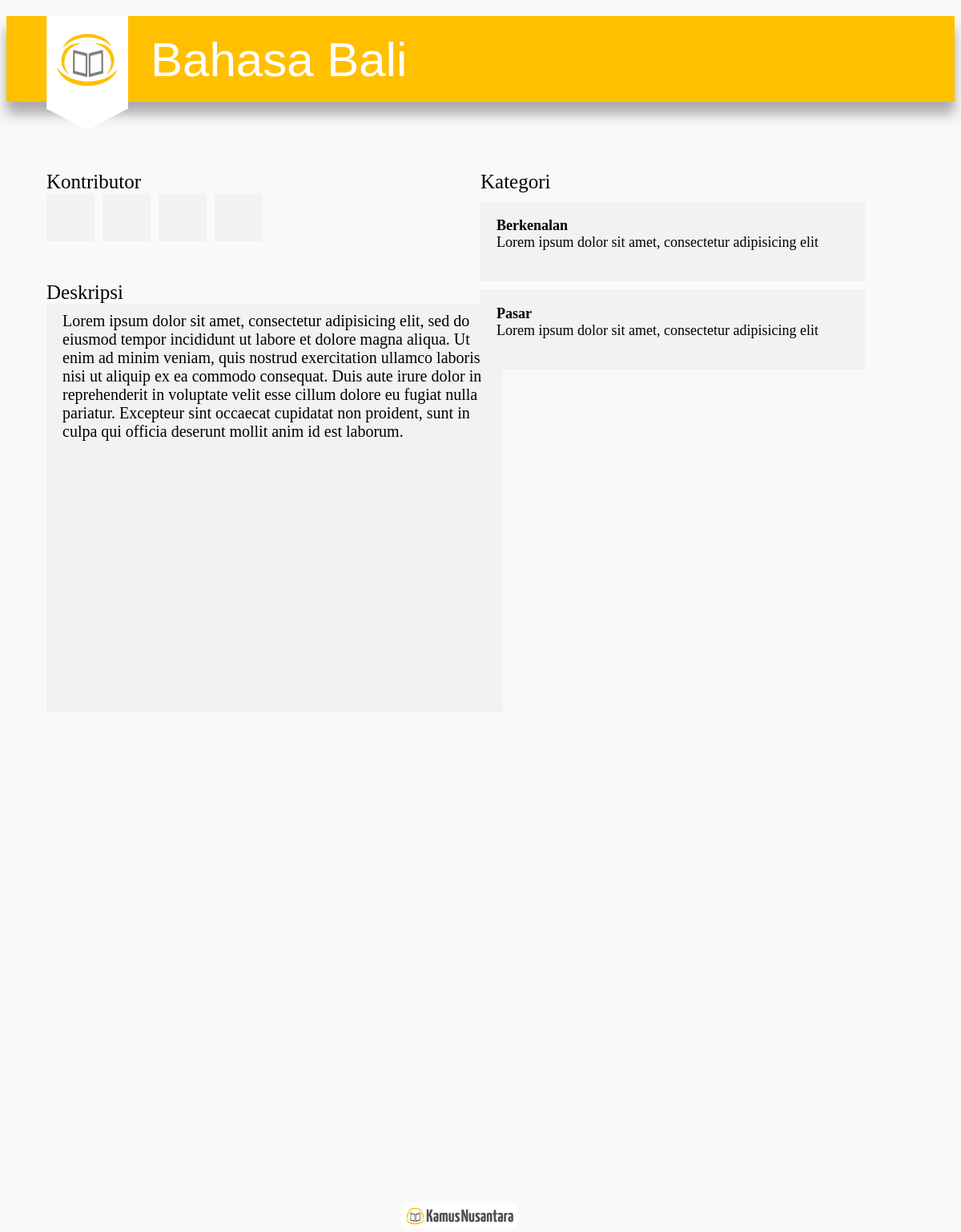
The app's page /dev/page/kn/lg_bali with its own data.
### tables this page shows
CREATE TABLE IF NOT EXISTS `languages` (
  `id` int(10) NOT NULL AUTO_INCREMENT,
  `lang_key` varchar(50) NOT NULL DEFAULT '0',
  `name` varchar(50) NOT NULL,
  `desc` longtext NOT NULL,
  PRIMARY KEY (`id`),
  KEY `keywords` (`lang_key`)
);

CREATE TABLE IF NOT EXISTS `categories` (
  `id` int(10) NOT NULL AUTO_INCREMENT,
  `name` varchar(50) DEFAULT NULL,
  `desc` longtext,
  PRIMARY KEY (`id`)
);

### dev/application/controllers/page.php (called while the page is built, shortened)
<?php if ( ! defined('BASEPATH')) exit('No direct script access allowed');
class Page extends CI_Controller
{
	function __construct()
	{
		$this->load->model("languages_model", "languages", true);
		$this->load->model("categories_model", "categories", true);
	}
	public function kn($lg = 'map')
	{
		$lang = $this->languages->get_lang_details($lg);
		$cat_list = $this->categories->get_cat_in_lang($lg);
		$data['lang'] = $lang;
		$data['cat_list'] = $cat_list;
		$this->load->view('page_view', $data);
	}
}

### dev/index.php (called while the page is built, shortened)
<?php
require_once BASEPATH.'core/CodeIgniter.php';

### dev/application/models/languages_model.php (called while the page is built, shortened)
<?php if ( ! defined('BASEPATH')) exit('No direct script access allowed');
class Languages_model extends CI_Model
{
	function get_lang_details($lg)
	{
		$this->db->where('lang_key', $lg);
		$ret = $this->db->get('languages')->result_array();
		return $ret[0];
	}
}

### dev/application/models/categories_model.php (called while the page is built, shortened)
<?php if ( ! defined('BASEPATH')) exit('No direct script access allowed');
class Categories_model extends CI_Model
{
	function get_cat_in_lang($lg)
	{
		$kueri = "SELECT categories.id, categories.name, categories.desc FROM lang_cat INNER JOIN categories ON lang_cat.cat_id=categories.id WHERE lang_cat.lang_key='$lg'";
		$ret = $this->db->query($kueri)->result_array();
		return $ret;
	}
}

### dev/application/views/page_view.php (the view, shortened to what this page needs)
<!DOCTYPE html>
<html lang="en">
	<head>
		<link rel="stylesheet" type="text/css" href="<?=base_url()?>application/css/style.css"/>
	</head>
	<body>
		<header>
			<div class="header">
				<div id="headText">
					<?=$lang['name'];?>
				</div>
			</div>
			<img id="logohead" src="<?=base_url()?>application/images/skhead.png" />
		</header>
		<section>
			<div class="container">
				<div class="left">
					<div id="contributor">
						Kontributor
						<div id="contprofile">
							<div class="contoh"></div>
							<div class="contoh"></div>
							<div class="contoh"></div>
							<div class="contoh"></div>
						</div>
					</div>
					<div id="description">
						Deskripsi
						<div id="desc">
							<?=$lang['desc'];?>
						</div>
					</div>
				</div>
				<div class="right">
					<div id="category">
						Kategori
						<div id="scroll" >
						<?php
							foreach($cat_list as $cat){
								echo "<a href='".base_url()."terms/kn/".$lang['lang_key']."/".$cat['id']."'>";
								echo "<div class='contcategory'>";
								echo "<b>".$cat['name']."</b><br>";
								echo $cat['desc']."<br>";
								echo "</div>";
								echo "</a>";
							}
						?>
						</div>
					</div>
				</div>
			</div>
		</section>
		<footer id="foot">
			<img src="<?=base_url()?>application/images/footer.png" >
		</footer>
	</body>
</html>

### dev/application/css/style.css (style rules this page uses)
body { background-color: #f9f9f9; font-family: "body",georgia; }
.header { margin-top:20px; width: 100%; height: 107px; font-family: "header",arial,georgia; background-color: #FFC000; -webkit-box-shadow: 0px 5px 5px #a9a9a9; -moz-box-shadow: 0px 5px 5px #a9a9a9; box-shadow: 0px 15px 15px #a9a9a9; }
#headText { position: relative; color:white; left:180px; top:20px; width: 700px; font-size: 60px; }
#logohead { position: relative; top:-107px; left:50px; }
.left { width: 50%; float: left; }
#contributor { position: relative; top:-60px; left: 50px; font-size: 25px; }
#contprofile { width: 300px; height: 70px; }
.contoh { width: 60px; height: 60px; float: left; margin-right: 10px; background-color:#f2f2f2; }
#description { position: relative; top:-20px; left: 50px; font-size: 25px; }
#desc { background-color:#f2f2f2; width: 550px; height: 500px; padding-top: 10px; padding-left: 20px; font-size: 20px; }
.right { float: left; }
#category { font-size: 25px; position: relative; top:-60px; }
#scroll { height: 600px; overflow: auto; }
#scroll a { text-decoration: none; color:black; }
.contcategory { font-size: 18px; padding-left: 20px; padding-top: 20px; margin-top: 10px; width: 460px; height: 80px; background-color:#f2f2f2; }
#foot { position: relative; top:600px; left:-100px; }

### records on screen
languages: name "Bahasa Bali", desc "Lorem ipsum dolor sit amet, consectetur adipisicing elit, sed do eiusmod tempor incididunt ut labore et dolore magna aliqua. Ut enim ad minim veniam, quis nostrud exercitation ullamco laboris nisi ut aliquip ex ea commodo consequat. Duis aute irure dolor in reprehenderit in voluptate velit esse cillum dolore eu fugiat nulla pariatur. Excepteur sint occaecat cupidatat non proident, sunt in culpa qui officia deserunt mollit anim id est laborum."
categories: name "Berkenalan", desc "Lorem ipsum dolor sit amet, consectetur adipisicing elit"
categories: name "Pasar", desc "Lorem ipsum dolor sit amet, consectetur adipisicing elit"
